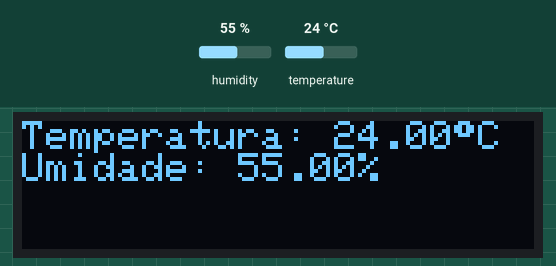
Recording of a sketch running on a simulated ESP32. Parts: 128×32 one-colour display. Inputs (shaded band) come from the test bench; at power-on: humidity 55 %, temperature 24 °C. What the sketch prints to the serial monitor is not drawn.

Above: at 4.8 s.
4.9 s: humidity set to 22 %
At 7.2 s:
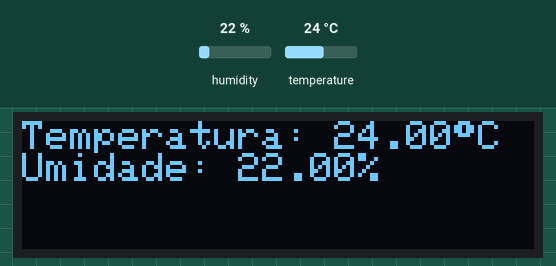
7.9 s: temperature set to 12 °C
At 8.9 s:
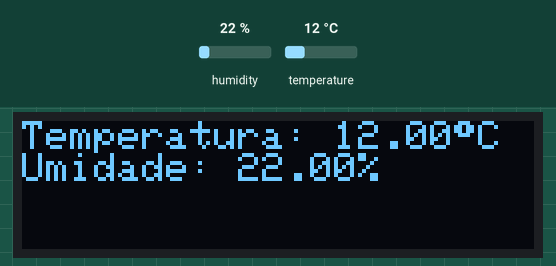
10.9 s: humidity set to 40 %
At 13.5 s:
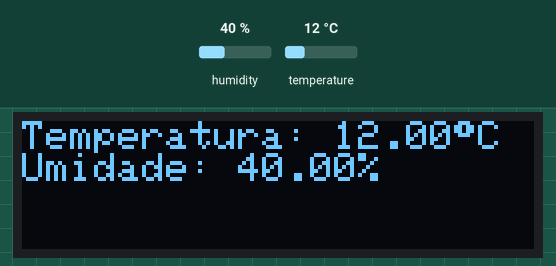
13.9 s: temperature set to 19 °C
At 15.2 s:
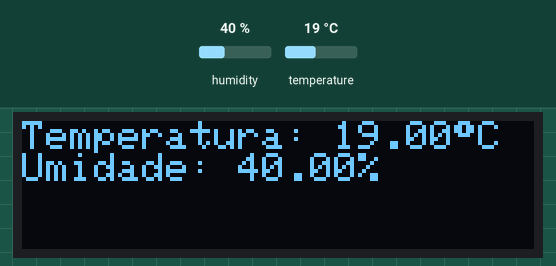
Timing chart, 0 to 16.9 s (numbered marks = the images above; inputs shaded):
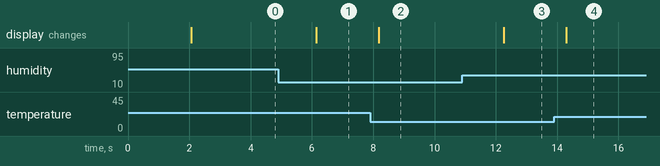

Measured:
- after the input at 4.9 s, the display: changes after 1.2 s (image 1)
- after the input at 7.9 s, the display: changes after 0.28 s (image 2)
- after the input at 10.9 s, the display: changes after 1.4 s (image 3)
- after the input at 13.9 s, the display: changes after 0.39 s (image 4)

The sketch:

dht11_exemplo.ino
```cpp
#include "DHT.h"
#include "Adafruit_SSD1306.h"

// Define o tamanho do display OLED
#define SCREEN_WIDTH 128
#define SCREEN_HEIGHT 32

#define DHTPIN 1  //Pino onde esta conectado o sensor DHT

// Define o modelo de sensor DHT que estamos usando
#define DHTTYPE DHT11  // DHT 11
//#define DHTTYPE DHT22   // DHT 22  (AM2302), AM2321
//#define DHTTYPE DHT21   // DHT 21 (AM2301)

// Inidicaliza o sensor e o display
DHT dht(DHTPIN, DHTTYPE);
Adafruit_SSD1306 display(SCREEN_WIDTH, SCREEN_HEIGHT, &Wire, -1);

void setup() {
  //Velocidade do monitor serial
  Serial.begin(115200);
  Serial.println(F("DHTxx test!"));

  dht.begin();
  // Pinos do barramento I2C
  Wire.begin(3, 2);

  // Verifica estado de inicialização do display, acusa falha em caso de erro
  if (!display.begin(SSD1306_SWITCHCAPVCC, 0, false, true)) {
    Serial.println(F("Falha ao inicializar o SSD1306"));
    for (;;)
      ;
  }

  // Limpe o buffer do display
  display.clearDisplay();

  // Configuração do texto
  display.setTextSize(1.5);             // Tamanho do texto (1 = 6x8 pixels)
  display.setTextColor(SSD1306_WHITE);  // Cor do texto
}

void loop() {
  // Tempo entre cada medida
  delay(2000);

  float h = dht.readHumidity();
  float t = dht.readTemperature();
  float f = dht.readTemperature(true);

  // Verifica se as leituras são validas
  if (isnan(h) || isnan(t) || isnan(f)) {
    Serial.println(F("Falha ao ler do sensor"));
    return;
  }

  // Calcula o índice de calor em Fahrenheit
  float hif = dht.computeHeatIndex(f, h);
  // Calcula o índice de calor em Celsius
  float hic = dht.computeHeatIndex(t, h, false);

  Serial.print(F("Umidade: "));
  Serial.print(h);
  Serial.print(F("%  Temperatura: "));
  Serial.print(t);
  Serial.print(F("°C "));
  Serial.print(f);
  Serial.print(F("°F  Indice de calor: "));
  Serial.print(hic);
  Serial.print(F("°C "));
  Serial.print(hif);
  Serial.println(F("°F"));

  // Formata o dados para exibir no display
  char tempString[25];
  sprintf(tempString, "Temperatura: %.2f%cC", t, (char)247);
  char humString[20];
  sprintf(humString, "Umidade: %.2f%%", h);

  // Limpa o buffer do display
  display.clearDisplay();
  // Posição inicial do cursor no display
  display.setCursor(0, 0);

  //Envia novos dados ao buffer do display
  display.println(tempString);
  display.println(humString);

  // Atualiza o display para mostrar os dados no buffer
  display.display();
}
```
